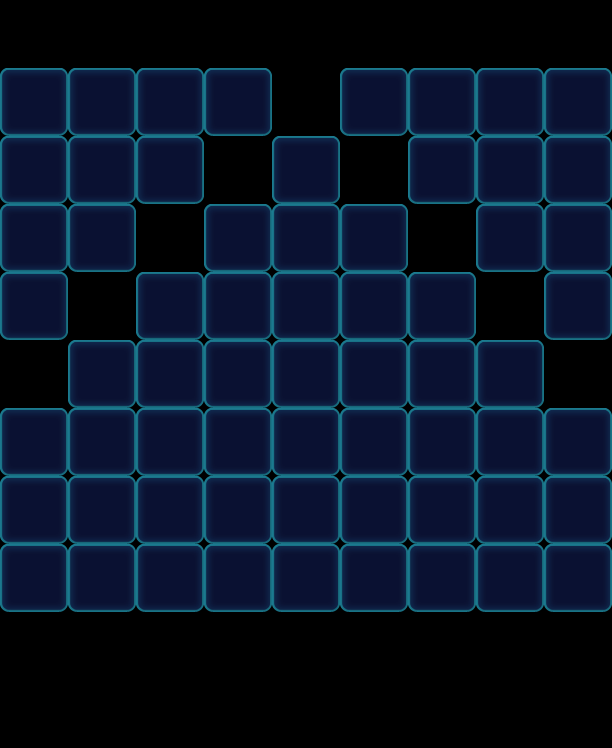

Below is a game level as drawn by its tile map, then a one-line description and the .tmx that defines it (tile-layer data replaced by summaries):
An orthogonal 9x11 tile map with 68x68 px tiles, 1 tile layer (Valid), 2 tilesets and 47 objects (29x Floor, 9x Stone, 9x Factory_Normal).

<map version="1.0" orientation="orthogonal" width="9" height="11" tilewidth="68" tileheight="68">
 <properties>
  <property name="Connect" value="08,01,1|18,11,1|28,21,1|38,31,1|58,51,1|68,61,1|78,71,1|88,81,1" />
 </properties>
 <tileset firstgid="1" name="game_grid1" tilewidth="68" tileheight="68">
  <image source="game_grid1.png" width="68" height="68" />
 </tileset>
 <tileset firstgid="2" name="map" tilewidth="68" tileheight="68">
  <image source="map.png" width="1024" height="1024" />
 </tileset>
 <layer name="Valid" width="9" height="11">
  <data>[99 cells, 63 non-empty, 1 distinct tile ids]</data>
 </layer>
 <objectgroup name="BottomObj" width="9" height="11">
  <object type="Floor" gid="33" x="0" y="204">
   <properties>
    <property name="Layers" value="2" />
   </properties>
  </object>
  <object type="Floor" gid="33" x="0" y="272">
   <properties>
    <property name="Layers" value="2" />
   </properties>
  </object>
  <object type="Floor" gid="33" x="476" y="204">
   <properties>
    <property name="Layers" value="2" />
   </properties>
  </object>
  <object type="Floor" gid="33" x="544" y="136">
   <properties>
    <property name="Layers" value="2" />
   </properties>
  </object>
  <object type="Floor" gid="33" x="204" y="136">
   <properties>
    <property name="Layers" value="2" />
   </properties>
  </object>
  <object type="Floor" gid="33" x="408" y="204">
   <properties>
    <property name="Layers" value="2" />
   </properties>
  </object>
  <object type="Floor" gid="33" x="68" y="204">
   <properties>
    <property name="Layers" value="2" />
   </properties>
  </object>
  <object type="Floor" gid="33" x="136" y="136">
   <properties>
    <property name="Layers" value="2" />
   </properties>
  </object>
  <object type="Floor" gid="33" x="544" y="272">
   <properties>
    <property name="Layers" value="2" />
   </properties>
  </object>
  <object type="Floor" gid="33" x="68" y="136">
   <properties>
    <property name="Layers" value="2" />
   </properties>
  </object>
  <object type="Floor" gid="33" x="476" y="136">
   <properties>
    <property name="Layers" value="2" />
   </properties>
  </object>
  <object type="Floor" gid="33" x="476" y="272">
   <properties>
    <property name="Layers" value="2" />
   </properties>
  </object>
  <object type="Floor" gid="33" x="408" y="136">
   <properties>
    <property name="Layers" value="2" />
   </properties>
  </object>
  <object type="Floor" gid="33" x="340" y="136">
   <properties>
    <property name="Layers" value="2" />
   </properties>
  </object>
  <object type="Floor" gid="33" x="136" y="204">
   <properties>
    <property name="Layers" value="2" />
   </properties>
  </object>
  <object type="Floor" gid="33" x="544" y="204">
   <properties>
    <property name="Layers" value="2" />
   </properties>
  </object>
  <object type="Floor" gid="33" x="0" y="340">
   <properties>
    <property name="Layers" value="2" />
   </properties>
  </object>
  <object type="Floor" gid="33" x="68" y="272">
   <properties>
    <property name="Layers" value="2" />
   </properties>
  </object>
  <object type="Floor" gid="33" x="0" y="136">
   <properties>
    <property name="Layers" value="2" />
   </properties>
  </object>
  <object type="Floor" gid="33" x="544" y="340">
   <properties>
    <property name="Layers" value="2" />
   </properties>
  </object>
  <object type="Floor" gid="33" x="0" y="612">
   <properties>
    <property name="Layers" value="2" />
   </properties>
  </object>
  <object type="Floor" gid="33" x="68" y="612">
   <properties>
    <property name="Layers" value="2" />
   </properties>
  </object>
  <object type="Floor" gid="33" x="136" y="612">
   <properties>
    <property name="Layers" value="2" />
   </properties>
  </object>
  <object type="Floor" gid="33" x="204" y="612">
   <properties>
    <property name="Layers" value="2" />
   </properties>
  </object>
  <object type="Floor" gid="33" x="340" y="612">
   <properties>
    <property name="Layers" value="2" />
   </properties>
  </object>
  <object type="Floor" gid="33" x="408" y="612">
   <properties>
    <property name="Layers" value="2" />
   </properties>
  </object>
  <object type="Floor" gid="33" x="476" y="612">
   <properties>
    <property name="Layers" value="2" />
   </properties>
  </object>
  <object type="Floor" gid="33" x="544" y="612">
   <properties>
    <property name="Layers" value="2" />
   </properties>
  </object>
  <object type="Floor" gid="33" x="272" y="612">
   <properties>
    <property name="Layers" value="2" />
   </properties>
  </object>
 </objectgroup>
 <objectgroup name="MiddleObj" width="9" height="11" />
 <objectgroup color="#000000" name="TopObj" width="9" height="11">
  <object type="Stone" gid="34" x="0" y="612">
   <properties>
    <property name="Layers" value="1" />
   </properties>
  </object>
  <object type="Stone" gid="34" x="68" y="612">
   <properties>
    <property name="Layers" value="1" />
   </properties>
  </object>
  <object type="Stone" gid="34" x="136" y="612">
   <properties>
    <property name="Layers" value="1" />
   </properties>
  </object>
  <object type="Stone" gid="34" x="204" y="612">
   <properties>
    <property name="Layers" value="1" />
   </properties>
  </object>
  <object type="Stone" gid="34" x="340" y="612">
   <properties>
    <property name="Layers" value="1" />
   </properties>
  </object>
  <object type="Stone" gid="34" x="408" y="612">
   <properties>
    <property name="Layers" value="1" />
   </properties>
  </object>
  <object type="Stone" gid="34" x="476" y="612">
   <properties>
    <property name="Layers" value="1" />
   </properties>
  </object>
  <object type="Stone" gid="34" x="544" y="612">
   <properties>
    <property name="Layers" value="1" />
   </properties>
  </object>
  <object name="10" type="Factory_Normal" x="272" y="68" width="68" height="68">
   <properties>
    <property name="FactoryColorsConfig" value="Blue,Pink,Yellow,Purple,Orange" />
   </properties>
  </object>
  <object name="10" type="Factory_Normal" x="204" y="136" width="68" height="68">
   <properties>
    <property name="FactoryColorsConfig" value="Blue,Pink,Yellow,Purple,Orange" />
   </properties>
  </object>
  <object name="10" type="Factory_Normal" x="340" y="136" width="68" height="68">
   <properties>
    <property name="FactoryColorsConfig" value="Blue,Pink,Yellow,Purple,Orange" />
   </properties>
  </object>
  <object name="10" type="Factory_Normal" x="136" y="204" width="68" height="68">
   <properties>
    <property name="FactoryColorsConfig" value="Blue,Pink,Yellow,Purple,Orange" />
   </properties>
  </object>
  <object name="10" type="Factory_Normal" x="68" y="272" width="68" height="68">
   <properties>
    <property name="FactoryColorsConfig" value="Blue,Pink,Yellow,Purple,Orange" />
   </properties>
  </object>
  <object name="10" type="Factory_Normal" x="0" y="340" width="68" height="68">
   <properties>
    <property name="FactoryColorsConfig" value="Blue,Pink,Yellow,Purple,Orange" />
   </properties>
  </object>
  <object name="10" type="Factory_Normal" x="408" y="204" width="68" height="68">
   <properties>
    <property name="FactoryColorsConfig" value="Blue,Pink,Yellow,Purple,Orange" />
   </properties>
  </object>
  <object name="10" type="Factory_Normal" x="476" y="272" width="68" height="68">
   <properties>
    <property name="FactoryColorsConfig" value="Blue,Pink,Yellow,Purple,Orange" />
   </properties>
  </object>
  <object name="10" type="Factory_Normal" x="544" y="340" width="68" height="68">
   <properties>
    <property name="FactoryColorsConfig" value="Blue,Pink,Yellow,Purple,Orange" />
   </properties>
  </object>
  <object type="Stone" gid="34" x="272" y="612">
   <properties>
    <property name="Layers" value="1" />
   </properties>
  </object>
 </objectgroup>
</map>
